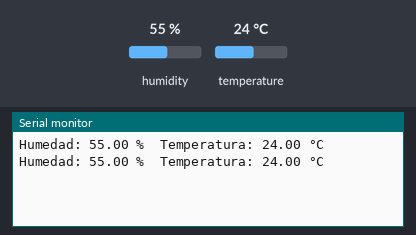
This sketch was run on a simulated Arduino Uno, built with avr-gcc and run on an emulated ATmega328P. Shown: the last lines printed to the serial monitor. The test bench sets the inputs (shaded band); at power-on: humidity 55 %, temperature 24 °C.

Above: at 6.8 s.
6.9 s: humidity set to 22 %
At 9.4 s:
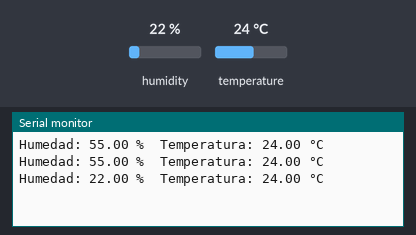
11.4 s: temperature set to 12 °C
At 13.1 s:
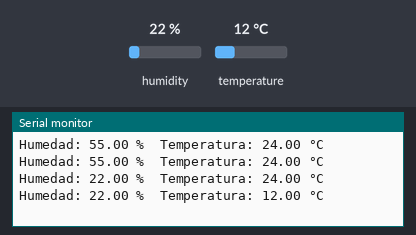
15.9 s: humidity set to 40 %
At 19.3 s:
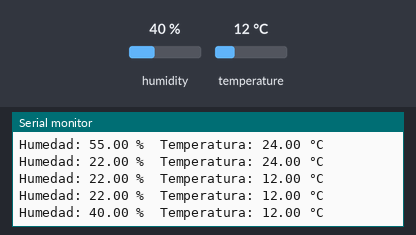
Timing chart, 0 to 20.8 s (numbered marks = the images above; inputs shaded):
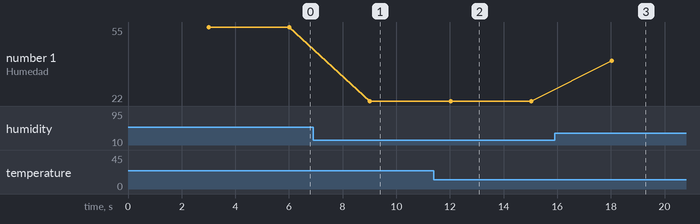

The sketch:

codigo.ino
```cpp
#include <DHT.h>  // Incluimos librería

#define DHTPIN 4  // Definimos el pin digital donde se conecta el sensor
// Dependiendo del tipo de sensor
#define DHTTYPE DHT22

DHT dht(DHTPIN, DHTTYPE); // Inicializamos el sensor DHT22

void setup() {

  Serial.begin(9600); // Comunicación con monitor serie

  dht.begin();  // Comenzamos comunicación del sensor DHT22

}

void loop() {
  delay(3000); // Esperamos 3 segundos entre medidas

  // Leer la humedad relativa
  float h = dht.readHumidity();
  // Leer la temperatura en grados centígrados
  float t = dht.readTemperature();

  // Comprobamos si ha habido algún error en la lectura
  if (isnan(h) || isnan(t) ) {
    Serial.println("Error obteniendo los datos del sensor DHT22");
    return;
  }
  //Mostramos valores en pantalla
  Serial.print("Humedad: ");
  Serial.print(h);
  Serial.print(" %\t");
  Serial.print("Temperatura: ");
  Serial.print(t);
  Serial.println(" °C ");


}
//Fin
```

Measured:
- after the input at 6.9 s, the serial monitor: prints a new line after 2.1 s (image 1)
- after the input at 11.4 s, the serial monitor: prints a new line after 0.62 s (image 2)
- after the input at 15.9 s, the serial monitor: prints a new line after 2.1 s (image 3)
- plotted number 1: 55 → 22 after the input at 6.9 s, 22 → 40 after the input at 15.9 s
